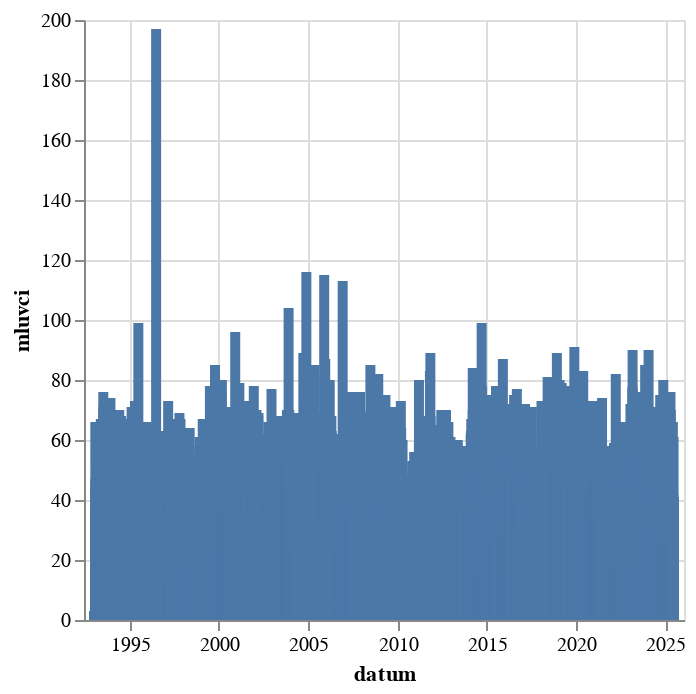

Source (notebook cell):
### Code cell
alt.Chart(
    df.group_by_dynamic(index_column="datum",every="1m").agg(pl.col("mluvci").unique().len()).to_pandas()
).mark_bar(
).encode(
    alt.X("datum:T"),
    alt.Y("mluvci:Q")
)

### Figure 1 — Vega-Lite specification as saved in the notebook (floating-point values rounded to 4 significant figures; data arrays with more than 128 entries replaced by an {"elided": "..."} marker saying what was removed)
{"config": {"view": {"continuousWidth": 300, "continuousHeight": 300}}, "data": {"name": "data-52977c780e6e3d9099b0eeb32235ea4d"}, "mark": {"type": "bar"}, "encoding": {"x": {"field": "datum", "type": "temporal"}, "y": {"field": "mluvci", "type": "quantitative"}}, "$schema": "https://vega.github.io/schema/vega-lite/v5.8.0.json", "datasets": {"data-52977c780e6e3d9099b0eeb32235ea4d": {"elided": "2190 records"}}}
